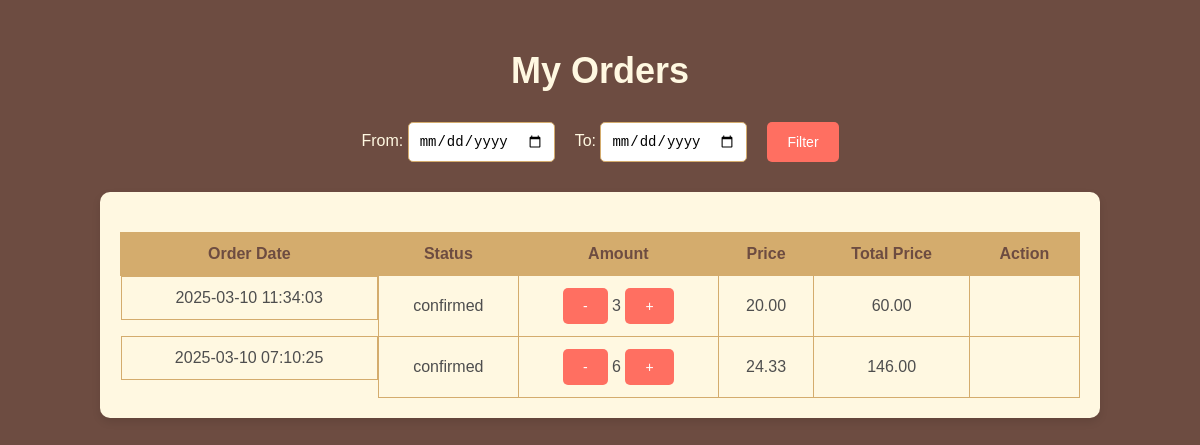
The app's page /myorders/myorder.php (signed in) with its own data.
### tables this page shows
CREATE TABLE `orders` (
  `order_id` int NOT NULL AUTO_INCREMENT,
  `Amount` int NOT NULL,
  `unit_price` decimal(10,2) NOT NULL,
  `total_price` decimal(10,2) NOT NULL,
  `created_at` timestamp NULL DEFAULT CURRENT_TIMESTAMP,
  `status` varchar(50) DEFAULT 'pending',
  `user_id` int DEFAULT NULL,
  `room_id` int DEFAULT NULL,
  PRIMARY KEY (`order_id`),
  KEY `fk_user_id` (`user_id`),
  CONSTRAINT `fk_user_id` FOREIGN KEY (`user_id`) REFERENCES `users` (`id`) ON DELETE SET NULL ON UPDATE CASCADE
);

### myorders/Connection.php (called while the page is built)
<?php
$dbType = 'mysql';
$dbHost = 'localhost';
$dbName = 'php project';
$userName = 'root';
$password = 'Root@123';
$connection=new PDO("$dbType:host=$dbHost;dbname=$dbName",$userName,$password);
 $result = "select * from orders ORDER BY created_at DESC";
 $sqlQuery=$connection->prepare($result);
 $sqlQuery->execute();
 $orders=$sqlQuery->fetchAll(PDO::FETCH_ASSOC);

### myorders/myorder.php (the view, shortened to what this page needs)
<?php
include 'Connection.php';
$user_id = $_SESSION['user_id'];
$sql = "SELECT * FROM orders WHERE user_id = ? ORDER BY created_at DESC";
$stmt = $connection->prepare($sql);
$stmt->execute([$user_id]);
$orders = $stmt->fetchAll(PDO::FETCH_ASSOC);
?>
<!DOCTYPE html>
<html lang="ar">
<head>
    <link rel="stylesheet" href="aa.css">
</head>
<body>
    <h2 id="title-page">My Orders</h2>
    <form id="filterForm"  class="filter_data">
        <label>From: <input type="date" id="start_date" name="start_date"></label>
        <label>To: <input type="date" id="end_date" name="end_date"></label>
        <button type="submit">Filter</button>
    </form>
    <section class="container">
        <table>
            <thead>
                <tr>
                    <th>Order Date</th>
                    <th>Status</th>
                    <th>Amount</th>
                    <th>Price</th>
                    <th>Total Price</th>
                    <th>Action</th>
                </tr>
            </thead>
            <tbody id="orders_table">
                <?php foreach ($orders as $order): ?>
                    <tr>
                        <td class="order-details" data-order-id="<?= $order['order_id'] ?>" style="cursor: pointer;">
                            <?= $order['created_at'] ?>
                        </td>
                        <td><?= $order['status'] ?></td>
                        <td>
                            <form method="POST" action="Amount.php">
                                <button type="submit" name="change_amount" value="-1">-</button>
                                <?= (int)$order['Amount'] ?>
                                <button type="submit" name="change_amount" value="1">+</button>
                            </form>
                        </td>
                        <td><?= $order['unit_price'] ?></td>
                        <td><?= $order['total_price'] ?></td>
                        <td>
                        </td>
                    </tr>
                <?php endforeach; ?>
            </tbody>
        </table>
    </section>
</body>
</html>

### myorders/aa.css (style rules this page uses)
body { font-family: 'Arial', sans-serif; background-color: #6D4C41; color: #4e4e4e; margin: 0; padding: 0; }
h2 { text-align: center; font-size: 36px; color: #FFF8E1; margin-top: 50px; }
.filter_data { margin-top: 20px; margin-bottom: 30px; display: flex; justify-content: center; gap: 20px; }
.filter_data label { font-size: 16px; color: #FFF8E1; }
.filter_data input { padding: 10px; font-size: 14px; border-radius: 5px; border: 1px solid #D4AC6D; }
.filter_data button { background-color: #D4AC6D; color: #6D4C41; padding: 10px 20px; border: none; border-radius: 5px; cursor: pointer; font-size: 16px; }
table { width: 100%; border-collapse: collapse; margin-top: 20px; }
th, td { padding: 12px; text-align: center; border: 1px solid #D4AC6D; font-size: 16px; }
th { background-color: #D4AC6D; color: #6D4C41; font-weight: bold; }
td { background-color: #FFF8E1; }
td button { padding: 5px 10px; background-color: #8C6A4B; color: white; border: none; border-radius: 5px; cursor: pointer; }
.order-details { display: flex; gap: 20px; align-items: center; justify-content: center; }
.container { width: 80%; margin: 30px auto; padding: 20px; background-color: #FFF8E1; border-radius: 10px; box-shadow: 0 4px 8px rgba(0, 0, 0, 0.1); }
button[type="submit"] { background-color: #FF6F61; color: white; padding: 10px 20px; border: none; border-radius: 5px; cursor: pointer; font-size: 14px; }

### records on screen
orders: created_at "2025-03-10 11:34:03", status "confirmed", Amount "3", unit_price "20.00", total_price "60.00"
orders: created_at "2025-03-10 07:10:25", status "confirmed", Amount "6", unit_price "24.33", total_price "146.00"
